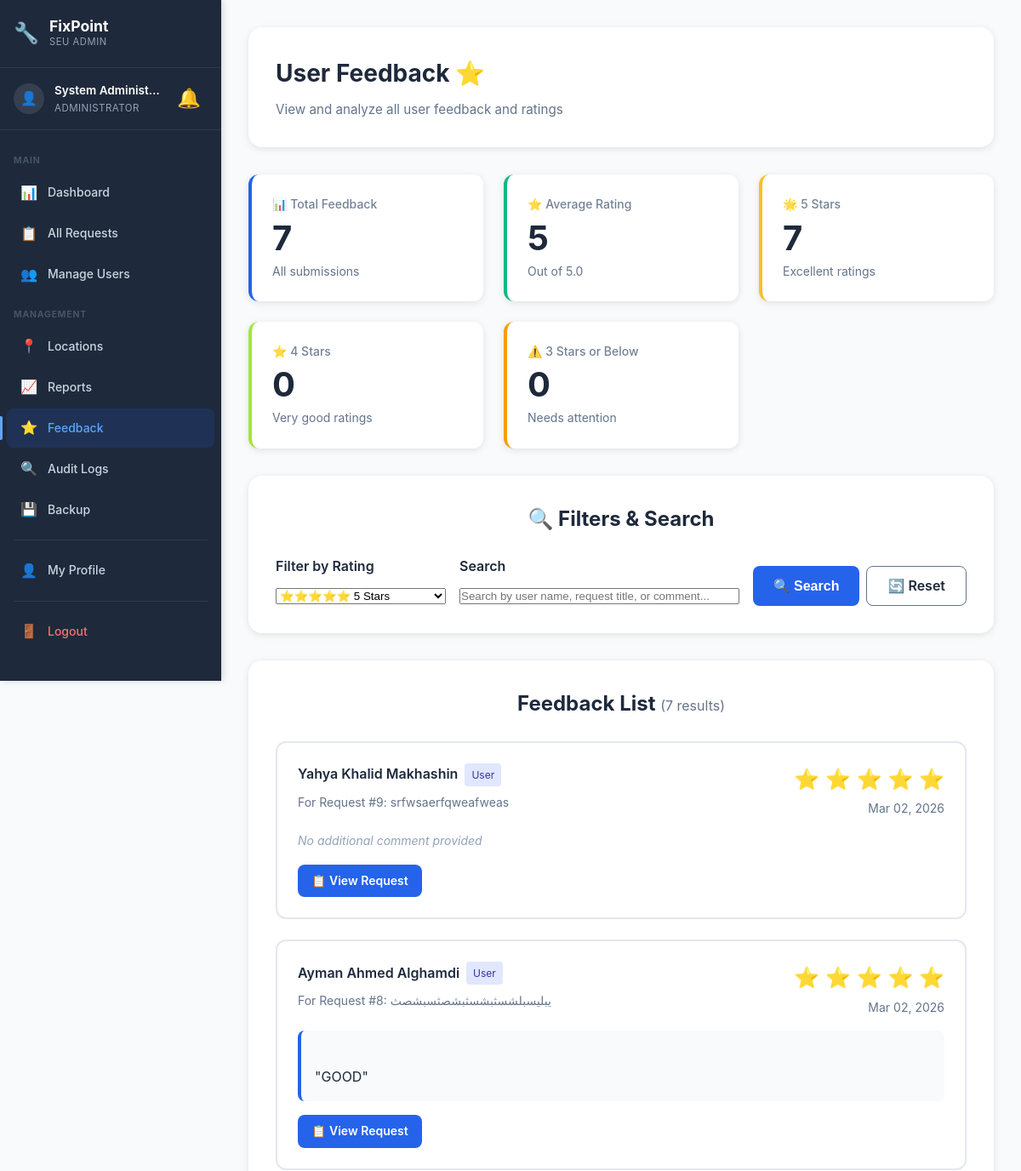
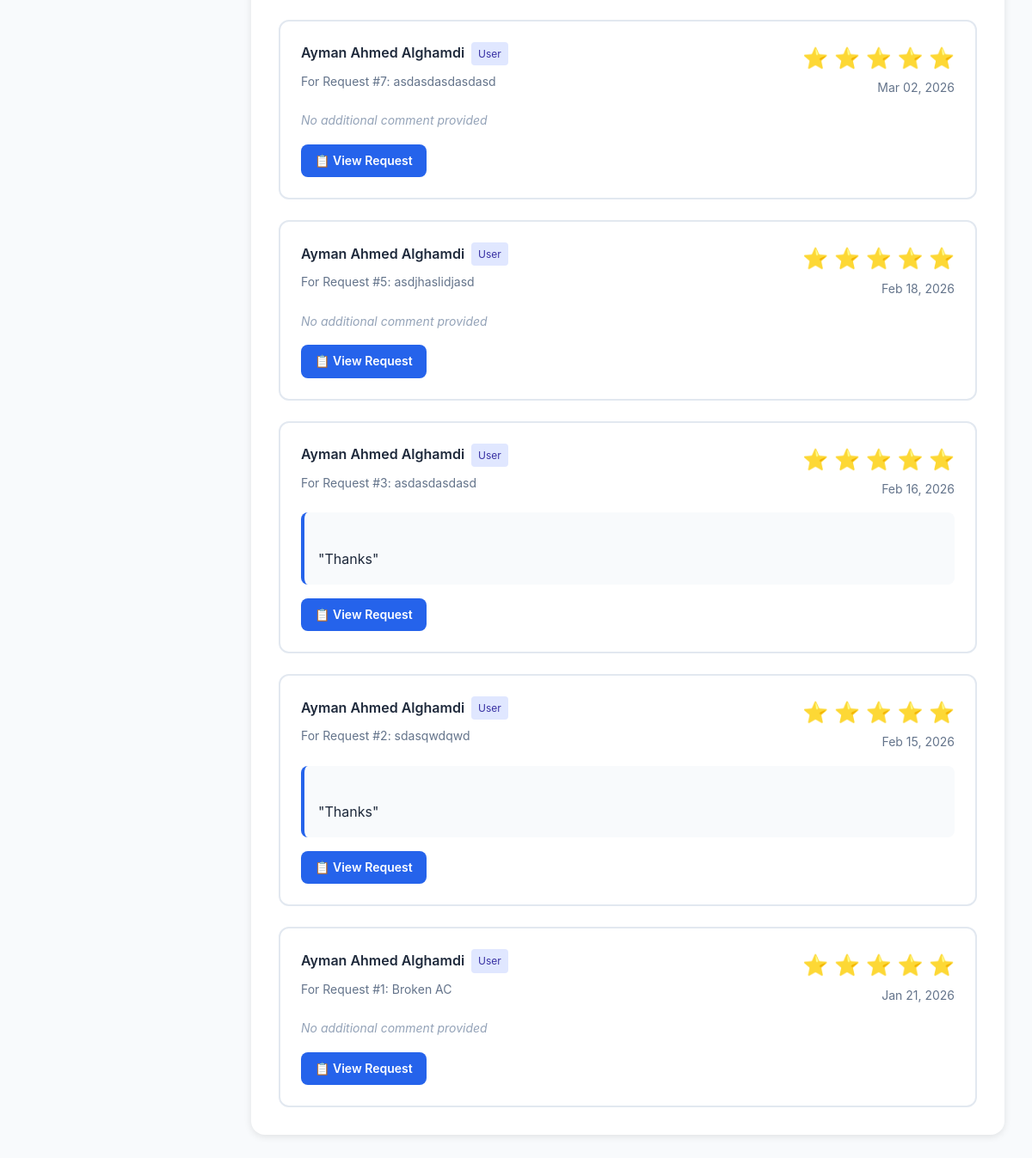
Screenshot of /admin/all-feedback.php?rating=5 (signed in) with the database file from the repository (2 pictures, top to bottom).
### tables this page shows
CREATE TABLE `feedback` (
  `FeedbackID` int(11) NOT NULL,
  `RequestID` int(11) NOT NULL,
  `UserID` int(11) NOT NULL,
  `Rating` int(11) NOT NULL CHECK (`Rating` between 1 and 5),
  `Comment` text DEFAULT NULL,
  `SubmittedAt` timestamp NOT NULL DEFAULT current_timestamp()
);

CREATE TABLE `user` (
  `UserID` int(11) NOT NULL,
  `RoleID` int(11) NOT NULL,
  `Name` varchar(100) NOT NULL,
  `Email` varchar(100) NOT NULL,
  `Password` varchar(255) NOT NULL,
  `Phone` varchar(20) DEFAULT NULL,
  `MaxRequestsPerWeek` int(11) DEFAULT 2,
  `CreatedAt` timestamp NOT NULL DEFAULT current_timestamp(),
  `LastResetAt` datetime DEFAULT NULL
);

CREATE TABLE `role` (
  `RoleID` int(11) NOT NULL,
  `RoleName` varchar(50) NOT NULL
);

CREATE TABLE `maintenancerequest` (
  `RequestID` int(11) NOT NULL,
  `UserID` int(11) NOT NULL,
  `LocationID` int(11) NOT NULL,
  `CategoryID` int(11) NOT NULL,
  `PriorityID` int(11) NOT NULL,
  `StatusID` int(11) NOT NULL DEFAULT 1,
  `Title` varchar(200) NOT NULL,
  `Description` text NOT NULL,
  `SubmittedAt` timestamp NOT NULL DEFAULT current_timestamp(),
  `UpdatedAt` timestamp NOT NULL DEFAULT current_timestamp() ON UPDATE current_timestamp(),
  `CompletedAt` timestamp NULL DEFAULT NULL
);

### config/helpers.php (called while the page is built, shortened)
<?php
function formatDate($date, $format = 'M d, Y H:i') {
    return date($format, strtotime($date));
}
function e($string) {
    return htmlspecialchars($string, ENT_QUOTES, 'UTF-8');
}
?>

### admin/all-feedback.php (the view, shortened to what this page needs)
<?php
require_once __DIR__ . '/../config/database.php';
require_once __DIR__ . '/../config/helpers.php';
$rating_filter = isset($_GET['rating']) ? (int)$_GET['rating'] : 0;
$search = isset($_GET['search']) ? trim($_GET['search']) : '';
$sql = "SELECT
            f.FeedbackID,
            f.Rating,
            f.Comment,
            f.SubmittedAt,
            mr.RequestID,
            mr.Title as RequestTitle,
            u.Name as UserName,
            u.Email as UserEmail,
            r.RoleName
        FROM feedback f
        JOIN maintenancerequest mr ON f.RequestID = mr.RequestID
        JOIN user u ON f.UserID = u.UserID
        JOIN role r ON u.RoleID = r.RoleID
        WHERE 1=1";
if ($rating_filter > 0) {
    $sql .= " AND f.Rating = $rating_filter";
}
$sql .= " ORDER BY f.SubmittedAt DESC";
$result = $conn->query($sql);
$feedback_list = $result->fetch_all(MYSQLI_ASSOC);
$stats = [];
$stats['total'] = count($feedback_list);
$total_rating = 0;
$rating_counts = [1 => 0, 2 => 0, 3 => 0, 4 => 0, 5 => 0];
foreach ($feedback_list as $fb) {
    $total_rating += $fb['Rating'];
    $rating_counts[$fb['Rating']]++;
}
$stats['average'] = $stats['total'] > 0 ? round($total_rating / $stats['total'], 1) : 0;
$stats['5_star'] = $rating_counts[5];
$stats['4_star'] = $rating_counts[4];
$stats['3_star'] = $rating_counts[3];
$stats['2_star'] = $rating_counts[2];
$stats['1_star'] = $rating_counts[1];
$current_page = 'all-feedback';
?>
<!DOCTYPE html>
<html lang="en">
<head>
    <link rel="stylesheet" href="../assets/css/style.css">
    <link rel="stylesheet" href="../assets/css/dashboard.css">
    <link rel="stylesheet" href="../assets/css/sidebar.css">
</head>
<body class="has-sidebar">
    <aside class="sidebar" id="sidebar">
        <div class="sidebar-header">
            <div class="sidebar-logo">
                <span class="sidebar-logo-icon">🔧</span>
                <div>
                    <span class="sidebar-logo-text">FixPoint</span>
                    <span class="sidebar-logo-sub">SEU Admin</span>
                </div>
            </div>
        </div>
        <div class="sidebar-user">
            <div class="sidebar-avatar">👤</div>
            <div class="sidebar-user-info">
                <span class="sidebar-user-name"><?php echo e($_SESSION['name']); ?></span>
                <span class="sidebar-user-role">Administrator</span>
            </div>
            <?php include __DIR__ . '/../includes/notification-bell.php'; ?>
        </div>
        <nav class="sidebar-nav">
            <div class="sidebar-section-label">Main</div>
            <a href="dashboard.php" class="sidebar-link <?php echo $current_page === 'dashboard' ? 'active' : ''; ?>">
                <span class="sidebar-icon">📊</span><span>Dashboard</span>
            </a>
            <a href="all-requests.php" class="sidebar-link <?php echo $current_page === 'all-requests' ? 'active' : ''; ?>">
                <span class="sidebar-icon">📋</span><span>All Requests</span>
            </a>
            <a href="users.php" class="sidebar-link <?php echo $current_page === 'users' ? 'active' : ''; ?>">
                <span class="sidebar-icon">👥</span><span>Manage Users</span>
            </a>
            <div class="sidebar-section-label">Management</div>
            <a href="locations.php" class="sidebar-link <?php echo $current_page === 'locations' ? 'active' : ''; ?>">
                <span class="sidebar-icon">📍</span><span>Locations</span>
            </a>
            <a href="reports.php" class="sidebar-link <?php echo $current_page === 'reports' ? 'active' : ''; ?>">
                <span class="sidebar-icon">📈</span><span>Reports</span>
            </a>
            <a href="all-feedback.php" class="sidebar-link <?php echo $current_page === 'all-feedback' ? 'active' : ''; ?>">
                <span class="sidebar-icon">⭐</span><span>Feedback</span>
            </a>
            <a href="audit-logs.php" class="sidebar-link <?php echo $current_page === 'audit-logs' ? 'active' : ''; ?>">
                <span class="sidebar-icon">🔍</span><span>Audit Logs</span>
            </a>
            <a href="backup.php" class="sidebar-link <?php echo $current_page === 'backup' ? 'active' : ''; ?>">
                <span class="sidebar-icon">💾</span><span>Backup</span>
            </a>
            <div class="sidebar-divider"></div>
<a href="profile.php" class="sidebar-link <?php echo $current_page === 'profile' ? 'active' : ''; ?>">
    <span class="sidebar-icon">👤</span><span>My Profile</span>
</a>
            <div class="sidebar-divider"></div>
            <a href="../auth/logout.php" class="sidebar-link sidebar-logout">
                <span class="sidebar-icon">🚪</span><span>Logout</span>
            </a>
        </nav>
    </aside>
    <div class="main-content">
            <div class="topbar-notif"><?php include __DIR__ . '/../includes/notification-bell.php'; ?></div>
    <div class="dashboard">
        <div class="dashboard-container">
            <div class="dashboard-header">
                <h1 class="welcome-text">User Feedback ⭐</h1>
                <p class="user-info">View and analyze all user feedback and ratings</p>
            </div>
            <div class="stats-grid">
                <div class="stat-card">
                    <div class="stat-label">📊 Total Feedback</div>
                    <div class="stat-value"><?php echo $stats['total']; ?></div>
                    <div class="stat-info">All submissions</div>
                </div>
                <div class="stat-card success">
                    <div class="stat-label">⭐ Average Rating</div>
                    <div class="stat-value"><?php echo $stats['average']; ?></div>
                    <div class="stat-info">Out of 5.0</div>
                </div>
                <div class="stat-card" style="border-left-color: #fbbf24;">
                    <div class="stat-label">🌟 5 Stars</div>
                    <div class="stat-value"><?php echo $stats['5_star']; ?></div>
                    <div class="stat-info">Excellent ratings</div>
                </div>
                <div class="stat-card" style="border-left-color: #a3e635;">
                    <div class="stat-label">⭐ 4 Stars</div>
                    <div class="stat-value"><?php echo $stats['4_star']; ?></div>
                    <div class="stat-info">Very good ratings</div>
                </div>
                <div class="stat-card warning">
                    <div class="stat-label">⚠️ 3 Stars or Below</div>
                    <div class="stat-value"><?php echo $stats['3_star'] + $stats['2_star'] + $stats['1_star']; ?></div>
                    <div class="stat-info">Needs attention</div>
                </div>
            </div>
            <div class="requests-section" style="margin-bottom: 2rem;">
                <h2 class="section-title">🔍 Filters & Search</h2>
                <form method="GET" action="" style="display: flex; gap: 1rem; flex-wrap: wrap; align-items: flex-end;">
                    <div style="flex: 1; min-width: 200px;">
                        <label style="display: block; font-weight: 600; margin-bottom: 0.5rem; color: #1e293b;">Filter by Rating</label>
                        <select name="rating" class="form-input" style="width: 100%;">
                            <option value="5" <?php echo ($rating_filter == 5) ? 'selected' : ''; ?>>⭐⭐⭐⭐⭐ 5 Stars</option>
                        </select>
                    </div>
                    <div style="flex: 2; min-width: 300px;">
                        <label style="display: block; font-weight: 600; margin-bottom: 0.5rem; color: #1e293b;">Search</label>
                        <input
                            type="text"
                            name="search"
                            class="form-input"
                            placeholder="Search by user name, request title, or comment..."
                            value="<?php echo e($search); ?>"
                            style="width: 100%;"
                        >
                    </div>
                    <div style="display: flex; gap: 0.5rem;">
                        <button type="submit" class="btn btn-primary">🔍 Search</button>
                        <a href="all-feedback.php" class="btn btn-outline">🔄 Reset</a>
                    </div>
                </form>
            </div>
            <div class="requests-section">
                <h2 class="section-title">
                    Feedback List
                    <span style="color: #64748b; font-size: 1rem; font-weight: 400;">
                        (<?php echo count($feedback_list); ?> results)
                    </span>
                </h2>
                <?php if (count($feedback_list) > 0): ?>
                    <div style="display: grid; gap: 1.5rem;">
                        <?php foreach ($feedback_list as $fb): ?>
                            <div style="background: white; border: 2px solid #e2e8f0; padding: 1.5rem; border-radius: 0.75rem;">
                                <div style="display: flex; justify-content: space-between; align-items: start; margin-bottom: 1rem; flex-wrap: wrap; gap: 1rem;">
                                    <div>
                                        <div style="display: flex; align-items: center; gap: 0.5rem; margin-bottom: 0.5rem;">
                                            <span style="font-weight: 600; color: #1e293b;">
                                                <?php echo e($fb['UserName']); ?>
                                            </span>
                                            <span style="background: #e0e7ff; color: #3730a3; padding: 0.25rem 0.5rem; border-radius: 0.25rem; font-size: 0.75rem;">
                                                <?php echo e($fb['RoleName']); ?>
                                            </span>
                                        </div>
                                        <div style="color: #64748b; font-size: 0.875rem;">
                                            For Request #<?php echo $fb['RequestID']; ?>: <?php echo e($fb['RequestTitle']); ?>
                                        </div>
                                    </div>
                                    <div style="text-align: right;">
                                        <div style="color: #fbbf24; font-size: 1.5rem; margin-bottom: 0.25rem;">
                                            <?php for ($i = 1; $i <= 5; $i++): ?>
                                                <?php echo $i <= $fb['Rating'] ? '⭐' : '☆'; ?>
                                            <?php endfor; ?>
                                        </div>
                                        <div style="color: #64748b; font-size: 0.875rem;">
                                            <?php echo formatDate($fb['SubmittedAt'], 'M d, Y'); ?>
                                        </div>
                                    </div>
                                </div>
                                <?php if ($fb['Comment']): ?>
                                <div style="background: #f8fafc; padding: 1rem; border-radius: 0.5rem; border-left: 4px solid #2563eb;">
                                    <div style="color: #1e293b; white-space: pre-line;">
                                        "<?php echo e($fb['Comment']); ?>"
                                    </div>
                                </div>
                                <?php else: ?>
                                <div style="color: #94a3b8; font-style: italic; font-size: 0.875rem;">
                                    No additional comment provided
                                </div>
                                <?php endif; ?>
                                <div style="margin-top: 1rem; display: flex; gap: 0.5rem;">
                                    <a href="request-details.php?id=<?php echo $fb['RequestID']; ?>"
                                    class="btn btn-secondary"
                                    style="padding: 0.5rem 1rem; font-size: 0.875rem;">
                                        📋 View Request
                                    </a>
                                </div>
                            </div>
                        <?php endforeach; ?>
                    </div>
                <?php endif; ?>
            </div>
        </div>
    </div>
    </div>
</body>
</html>

### assets/css/style.css (style rules this page uses)
* { margin: 0; padding: 0; box-sizing: border-box; }
:root { --primary-color: #2563eb; --primary-dark: #1e40af; --secondary-color: #64748b; --success-color: #10b981; --danger-color: #ef4444; --warning-color: #f59e0b; --dark: #1e293b; --gray: #64748b; --light-gray: #f1f5f9; --white: #ffffff; --shadow: 0 4px 6px rgba(0, 0, 0, 0.1); --shadow-lg: 0 10px 25px rgba(0, 0, 0, 0.15); }
body { font-family: -apple-system, BlinkMacSystemFont, 'Segoe UI', Roboto, 'Helvetica Neue', Arial, sans-serif; line-height: 1.6; color: var(--dark); background-color: var(--white); }
.btn { display: inline-block; padding: 0.625rem 1.5rem; border-radius: 0.5rem; text-decoration: none; font-weight: 600; transition: all 0.3s; cursor: pointer; border: none; font-size: 1rem; }
.btn-primary { background: var(--primary-color); color: var(--white); }
.btn-secondary { background: var(--primary-color); color: var(--white); }
.btn-outline { background: transparent; color: var(--dark); border: 1px solid var(--gray); }
.stat-label { font-size: 0.875rem; opacity: 0.9; }
.section-title { font-size: 2.5rem; font-weight: 700; text-align: center; margin-bottom: 1rem; color: var(--dark); }

### assets/css/dashboard.css (style rules this page uses)
.dashboard { min-height: 100vh; background: #f8fafc; }
.dashboard-container { max-width: 1400px; margin: 0 auto; padding: 2rem; }
.dashboard-header { background: white; padding: 2rem; border-radius: 1rem; box-shadow: 0 2px 8px rgba(0,0,0,0.1); margin-bottom: 2rem; }
.welcome-text { font-size: 1.75rem; font-weight: 700; color: #1e293b; margin-bottom: 0.5rem; }
.user-info { color: #64748b; font-size: 0.95rem; }
.stats-grid { display: grid; grid-template-columns: repeat(auto-fit, minmax(250px, 1fr)); gap: 1.5rem; margin-bottom: 2rem; }
.stat-card { background: white; padding: 1.5rem; border-radius: 0.75rem; box-shadow: 0 2px 8px rgba(0,0,0,0.1); border-left: 4px solid #2563eb; transition: transform 0.2s; }
.stat-card.warning { border-left-color: #f59e0b; }
.stat-card.success { border-left-color: #10b981; }
.stat-label { font-size: 0.875rem; color: #64748b; margin-bottom: 0.5rem; font-weight: 500; }
.stat-value { font-size: 2.5rem; font-weight: 700; color: #1e293b; line-height: 1; }
.stat-info { font-size: 0.875rem; color: #64748b; margin-top: 0.5rem; }
.requests-section { background: white; padding: 2rem; border-radius: 1rem; box-shadow: 0 2px 8px rgba(0,0,0,0.1); }
.section-title { font-size: 1.5rem; font-weight: 700; color: #1e293b; margin-bottom: 1.5rem; }

### rows the page displays
feedback: UserID.Name "Yahya Khalid Makhashin", role.RoleName "User", RequestID.RequestID "9", RequestID.Title "srfwsaerfqweafweas", Rating 5 (drawn), SubmittedAt "Mar 02, 2026", Comment "No additional comment provided"
feedback: UserID.Name "Ayman Ahmed Alghamdi", role.RoleName "User", RequestID.RequestID "8", RequestID.Title "يبليسبلشسثبشسثبشصثسبشصث", Rating 5 (drawn), SubmittedAt "Mar 02, 2026", Comment "GOOD"
feedback: UserID.Name "Ayman Ahmed Alghamdi", role.RoleName "User", RequestID.RequestID "7", RequestID.Title "asdasdasdasdasd", Rating 5 (drawn), SubmittedAt "Mar 02, 2026", Comment "No additional comment provided"
feedback: UserID.Name "Ayman Ahmed Alghamdi", role.RoleName "User", RequestID.RequestID "5", RequestID.Title "asdjhaslidjasd", Rating 5 (drawn), SubmittedAt "Feb 18, 2026", Comment "No additional comment provided"
feedback: UserID.Name "Ayman Ahmed Alghamdi", role.RoleName "User", RequestID.RequestID "3", RequestID.Title "asdasdasdasd", Rating 5 (drawn), SubmittedAt "Feb 16, 2026", Comment "Thanks"
feedback: UserID.Name "Ayman Ahmed Alghamdi", role.RoleName "User", RequestID.RequestID "2", RequestID.Title "sdasqwdqwd", Rating 5 (drawn), SubmittedAt "Feb 15, 2026", Comment "Thanks"
feedback: UserID.Name "Ayman Ahmed Alghamdi", role.RoleName "User", RequestID.RequestID "1", RequestID.Title "Broken AC", Rating 5 (drawn), SubmittedAt "Jan 21, 2026", Comment "No additional comment provided"

### other values shown
$_SESSION['name'] "System Administ…"
$stats['total'] "7"
$stats['average'] "5"
$stats['5_star'] "7"
$stats['4_star'] "0"
$stats['3_star'] + $stats['2_star'] + $stats['1_star'] "0"
count($feedback_list) "7"
